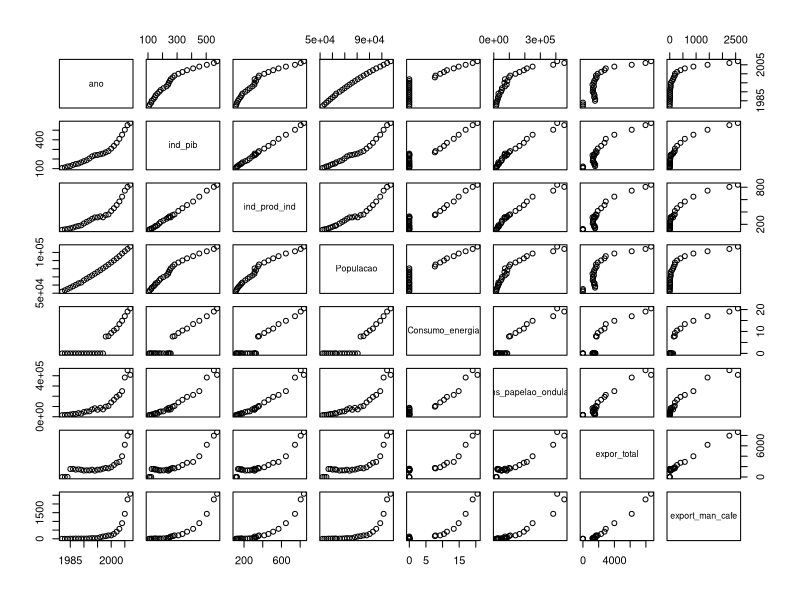
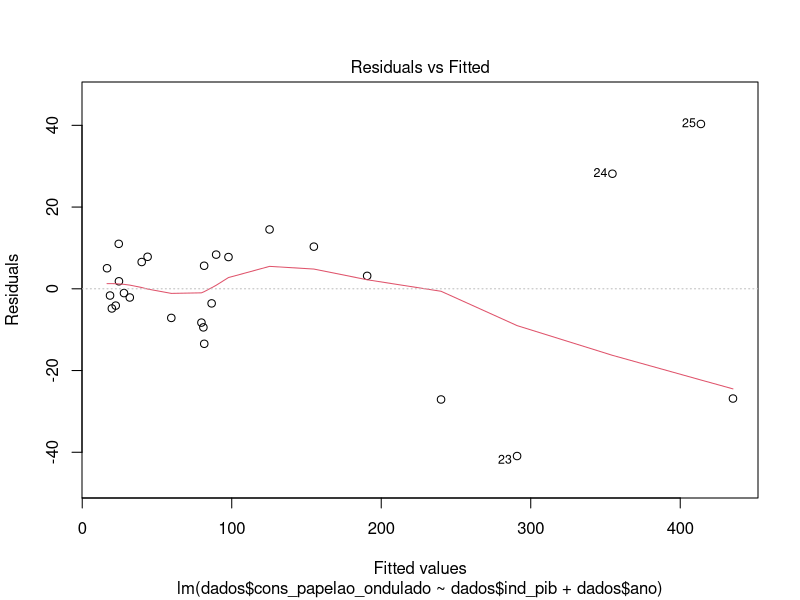
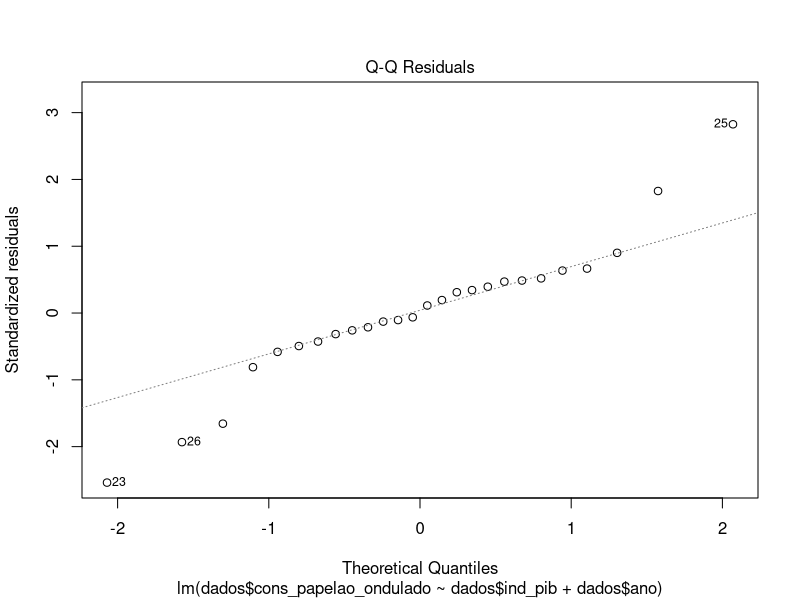
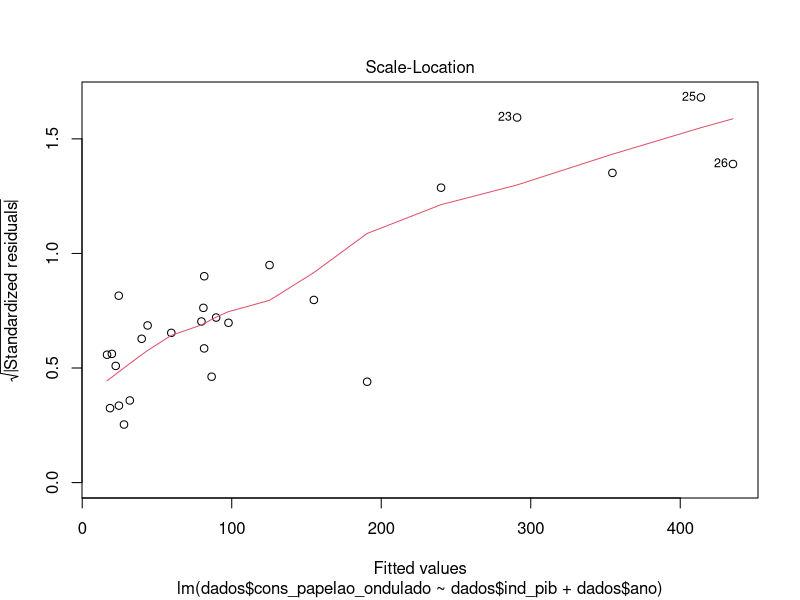
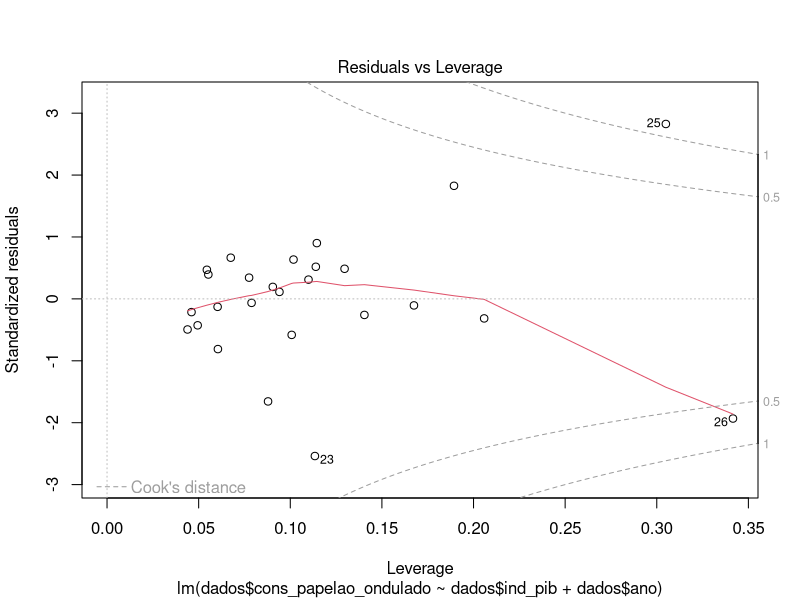
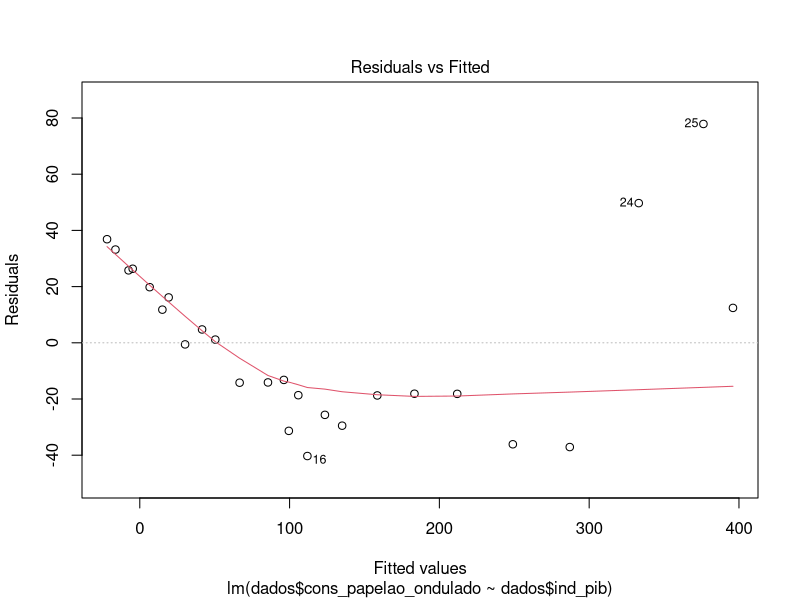
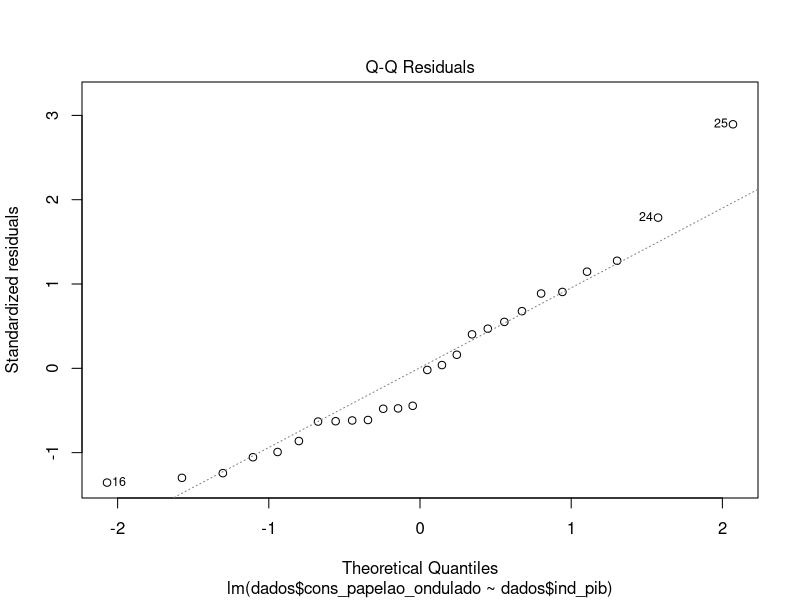
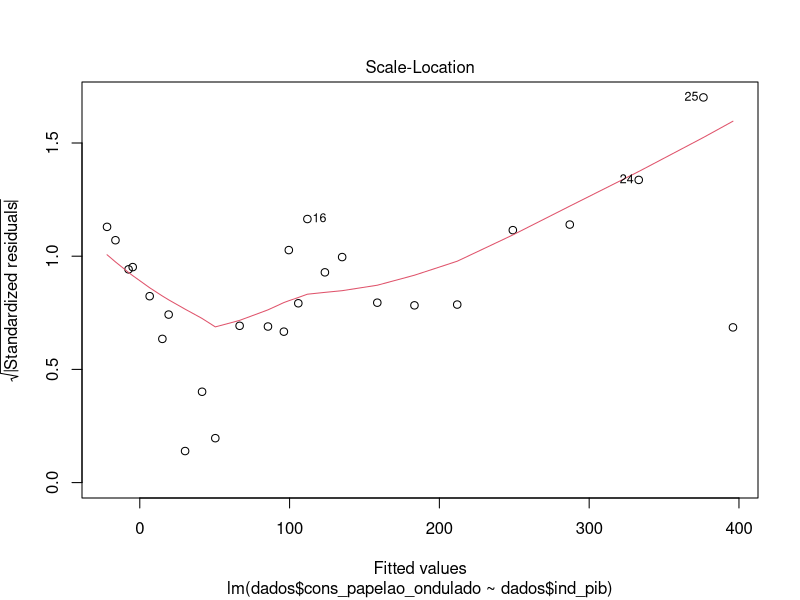

Recreate these plots in R, in order.
## ---- chunk 1
knitr::opts_chunk$set(echo = TRUE)
## ---- chunk 2
dados <- read.csv('dados_problema.csv')
plot(dados)
## ---- chunk 3
#vamos representar os dados de consumo de papelão como 10³toneladas
dados$cons_papelao_ondulado = (dados$cons_papelao_ondulado/1000)
#Vamos arrumar também a variável ano
dados$ano = (dados$ano - dados$ano[1])

## ---- chunk 4
fit<- lm(dados$cons_papelao_ondulado ~ dados$ind_pib + dados$ano)
fit2 <- lm(dados$cons_papelao_ondulado ~dados$ind_pib)
summary(fit)
summary(fit2)
plot(fit)
plot(fit2)

## ---- chunk 5
#testando as regressões sem intercepto
fit3 <- lm(dados$cons_papelao_ondulado ~dados$ind_pib + dados$ano -1)
plot(fit3)
summary(fit3)
fit4 <- lm(dados$cons_papelao_ondulado ~dados$ind_pib -1)
summary(fit4)
plot(fit4)
## ---- chunk 6
fit5 <- lm(dados$cons_papelao_ondulado ~ I(dados$ind_pib^2) -1)
plot(dados$ind_pib,dados$cons_papelao_ondulado)
points(dados$ind_pib, predict(fit5),type = 'l', col='red')
plot(fit5)
summary(fit5)
## ---- chunk 7
fit6 <- lm(dados$cons_papelao_ondulado ~I(dados$ind_pib^2) + dados$ano -1)
summary(fit6)
plot(fit6)
## ---- chunk 8
fit7 <- lm(dados$cons_papelao_ondulado ~ I(dados$ind_pib^2))
summary(fit7)
plot(fit7)



  
## ---- chunk 9
#plotanto o Ano x Índice PIB
plot(dados$ano,dados$ind_pib)
#note que há uma tendência polinomial. Assim, vamos tentar regressões polinomiais com intercepto e sem intercepto
#Com intercepto
fit8 <- lm(dados$ind_pib ~ dados$ano + I(dados$ano^2))
summary(fit8)
plot(fit8)
#Note que há uma autocorrelação nos regressores
## ---- chunk 10
fit9 <- lm(dados$ind_pib ~ I(dados$ano^2))
summary(fit9)
plot(fit9)
## ---- chunk 11
fit10 <- lm(dados$ind_pib ~ I(dados$ano^2) -1)
summary(fit10)
plot(dados$ano,dados$ind_pib)
points(dados$ano, predict(fit10),type = 'l', col = 'blue')
plot(fit10)
## ---- chunk 12
ind_pib = dados$ind_pib[13:26]
ind_ano = dados$ano[13:26]

fit1_ <- lm(ind_pib ~ ind_ano + I(ind_ano^2))
summary(fit1_)
plot(fit1_)
plot(ind_ano,ind_pib)
points(ind_ano,predict(fit1_), type = 'l', col='blue')

## ---- chunk 13
pib_previsao = predict(fit1_, data.frame(ind_ano=c(26, 27, 28, 29, 30)))
pib_previsao
## ---- chunk 14
valores <- c(651.1489^2,712.7318^2, 778.5961^2, 848.7418^2,923.1691^2)
demanda_prev = 1.362e-03*valores
demanda_prev = demanda_prev*1000
demanda_prev

## ---- chunk 15
consumo_intern = c(1209.1,94.80,133.3,469.2,79.4,1265,1114.3,777,300.7,60,207.3,85.5,408.42)
pib_intern = c(402682,36874,33933,83655,25275,321289,210299,165440,76817,13750,63306,50720,89878)
cons_pib <- (consumo_intern*1000)/pib_intern
cons_pib

## ---- chunk 16
oferta_ond = c(27228,32547,35185,58457,61466,73251)
oferta_ond = 12*oferta_ond
pib = c(368.5, 410.1, 452.7, 504.3, 552.7,574.8)
fit_oferta <- lm(oferta_ond ~ I(pib^2) -1)
summary(fit_oferta)
plot(pib,oferta_ond)
plot(fit_oferta)
points(pib,predict(fit_oferta),col = 'red', type ='l')



## ---- chunk 17
fit_oferta2 <- lm(oferta_ond ~I(pib^2) + pib -1)
summary(fit_oferta2)
plot(fit_oferta2)
#Como fit_oferta é melhor que fit_oferta2, utilizaremos o fit_oferta
#logo previsão oferta = 2.503xind_pib²


## ---- chunk 18
#prevendo os próximos anos, vamos utilizar como base o pib estimado anteriormente
oferta_prev = (pib_previsao^2)*2.503
oferta_prev
## ---- chunk 19
demanda_ond = c(193745, 212922, 249942, 382796, 454150, 408415)
#vamos fazer a relação entre os dois, mas primeiro vamos multiplicar os valores da oferta em 12 para deixar em anos.
relacao_ond = (oferta_ond)/demanda_ond 
relacao_prev = oferta_prev/demanda_prev
print(relacao_ond)
print(relacao_prev)
